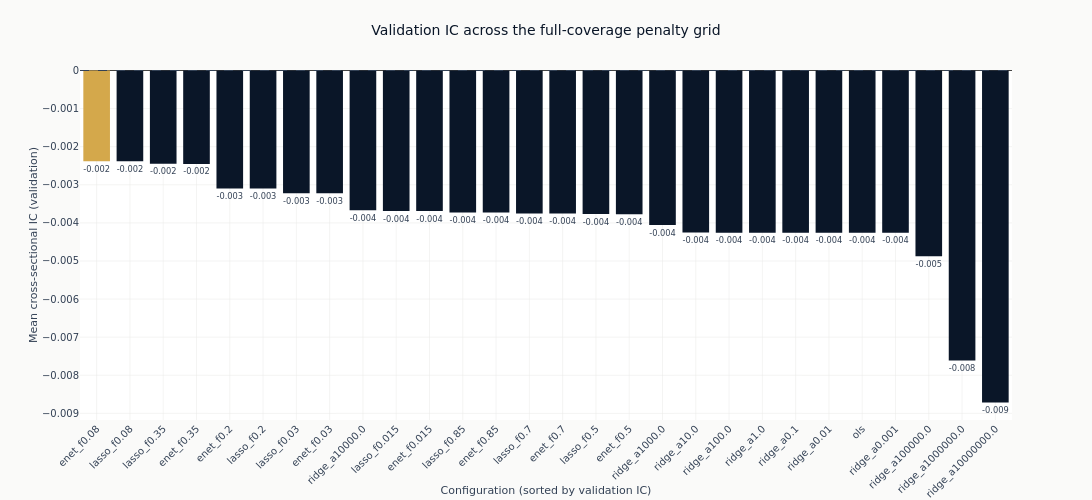

Here is the notebook cell this chart was saved with:
### Markdown cell above
### How the penalty grid ranks

Only the configurations measured on all `full_days` validation dates are charted. The zero line
is the reference that matters: a bar below it is a model whose ranking pointed the wrong way out
of sample.

### Code cell
def compact(params: str) -> str:
    """Render declared parameters for a label: `alpha=1000000.0` reads as `alpha=1e+06`."""
    return re.sub(r"\d+\.?\d*(?:[eE][+-]?\d+)?", lambda m: f"{float(m.group()):g}", params)


full = catalog.filter("full_coverage")
leader = full.row(0, named=True)

fig_ic = go.Figure(
    go.Bar(
        x=full.get_column("config_name").to_list(),
        y=full.get_column("ic_mean").to_list(),
        marker_color=[
            COLORS["amber"] if name == leader["config_name"] else COLORS["blue"]
            for name in full.get_column("config_name")
        ],
        text=[f"{value:+.3f}" for value in full.get_column("ic_mean")],
        textposition="outside",
        cliponaxis=False,
    )
)
fig_ic.add_hline(y=0, line_width=1, line_dash="dash", line_color=COLORS["neutral"])
fig_ic.update_layout(
    title="Validation IC across the full-coverage penalty grid",
    height=500,
    width=1100,
    showlegend=False,
    margin=dict(t=70),
)
fig_ic.update_xaxes(title_text="Configuration (sorted by validation IC)", tickangle=-45)
fig_ic.update_yaxes(title_text="Mean cross-sectional IC (validation)")
show_plotly_with_alt(
    fig_ic,
    "Bar chart of mean validation information coefficient for every full-coverage linear "
    f"configuration, sorted descending, against a dashed zero line. {leader['config_name']} "
    f"({compact(leader['params'])}) is highlighted in amber at the top of the ranking at IC "
    f"{leader['ic_mean']:+.3f}. Every bar falls below the zero line and the spread between the "
    "top and the bottom of the grid is a few thousandths.",
)

### Figure 1 — Plotly figure (JSON) as saved in the notebook; plotly's stock layout.template omitted (floating-point values rounded to 4 significant figures)
{"data": [{"cliponaxis": false, "marker": {"color": ["#D4A84B", "#0a1628", "#0a1628", "#0a1628", "#0a1628", "#0a1628", "#0a1628", "#0a1628", "#0a1628", "#0a1628", "#0a1628", "#0a1628", "#0a1628", "#0a1628", "#0a1628", "#0a1628", "#0a1628", "#0a1628", "#0a1628", "#0a1628", "#0a1628", "#0a1628", "#0a1628", "#0a1628", "#0a1628", "#0a1628", "#0a1628", "#0a1628"]}, "text": ["-0.002", "-0.002", "-0.002", "-0.002", "-0.003", "-0.003", "-0.003", "-0.003", "-0.004", "-0.004", "-0.004", "-0.004", "-0.004", "-0.004", "-0.004", "-0.004", "-0.004", "-0.004", "-0.004", "-0.004", "-0.004", "-0.004", "-0.004", "-0.004", "-0.004", "-0.005", "-0.008", "-0.009"], "textposition": "outside", "type": "bar", "x": ["enet_f0.08", "lasso_f0.08", "lasso_f0.35", "enet_f0.35", "enet_f0.2", "lasso_f0.2", "lasso_f0.03", "enet_f0.03", "ridge_a10000.0", "lasso_f0.015", "enet_f0.015", "lasso_f0.85", "enet_f0.85", "lasso_f0.7", "enet_f0.7", "lasso_f0.5", "enet_f0.5", "ridge_a1000.0", "ridge_a10.0", "ridge_a100.0", "ridge_a1.0", "ridge_a0.1", "ridge_a0.01", "ols", "ridge_a0.001", "ridge_a100000.0", "ridge_a1000000.0", "ridge_a10000000.0"], "y": [-0.002384, -0.002384, -0.00245, -0.002454, -0.003099, -0.0031, -0.00322, -0.003222, -0.003666, -0.00369, -0.003691, -0.003726, -0.003727, -0.003754, -0.003755, -0.003767, -0.00377, -0.004057, -0.004252, -0.004259, -0.004259, -0.004261, -0.004262, -0.004262, -0.004262, -0.004878, -0.007609, -0.008715]}], "layout": {"height": 500, "margin": {"t": 70}, "shapes": [{"line": {"color": "#334155", "dash": "dash", "width": 1}, "type": "line", "x0": 0, "x1": 1, "xref": "x domain", "y0": 0, "y1": 0, "yref": "y"}], "showlegend": false, "title": {"text": "Validation IC across the full-coverage penalty grid"}, "width": 1100, "xaxis": {"tickangle": -45, "title": {"text": "Configuration (sorted by validation IC)"}}, "yaxis": {"title": {"text": "Mean cross-sectional IC (validation)"}}}}
